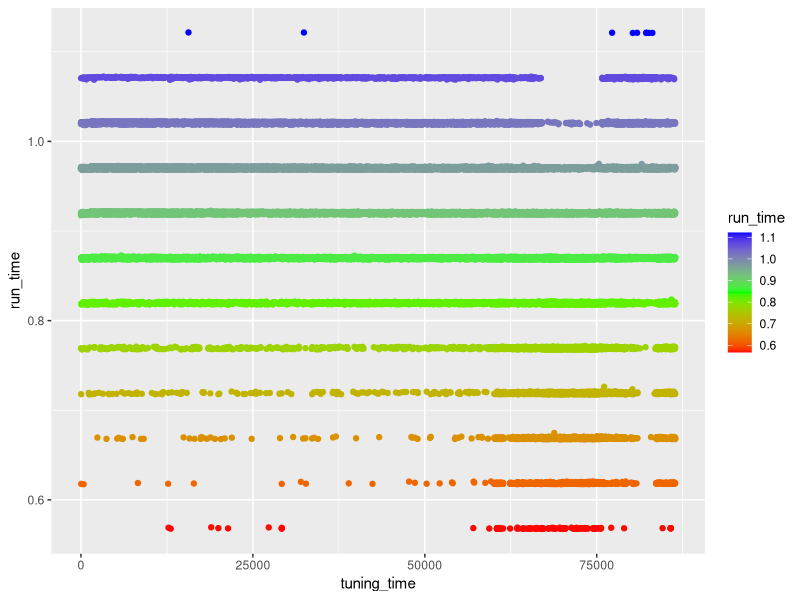

Here is the R script that generated this plot:
#!/usr/bin/Rscript

library(ggplot2)
library(reshape2)

#
# Loading Files:
#
log_all_24 <- read.table("24_short/logall.txt",header=TRUE)
#log_bst_24 <- read.table("24_short/logbest.txt",header=TRUE)
#
#log_all_12 <- read.table("12_all/logall.txt",header=TRUE)
#log_bst_12 <- read.table("12_all/logbest.txt",header=TRUE)
#
#log_all_12_headstart <- read.table("12_short_headstart/logall.txt",header=TRUE)
#log_bst_12_headstart <- read.table("12_short_headstart/logbest.txt",header=TRUE)
#
#log_all_12_beststart <- read.table("12_short_beststart/logall.txt",header=TRUE)
#log_bst_12_beststart <- read.table("12_short_beststart/logbest.txt",header=TRUE)
#
#old_benchmark <- read.table("benchmarks/old_benchmark.txt",header=TRUE)
#old_short_benchmark <- read.table("benchmarks/old_short_benchmark.txt",header=TRUE)
#
#real_benchmark <- read.table("benchmarks/benchmark_real/benchmark.txt",header=TRUE)
#real_short <- read.table("benchmarks/benchmark_real/benchmark_short.txt",header=TRUE)
##
#tuned_comparison24 <- read.table("24_short/comparison.txt",header=TRUE)
#real_tuned_comparison24 <- read.table("24_short/real_comparison.txt",header=TRUE)
#faster_tuned_comparison24 <- read.table("24_short/faster_comparison.txt",header=TRUE)
#
#headstart_comparison12 <- read.table("benchmarks/headstart_benchmark_comparison.txt",header=TRUE)

#
# Uncomment to generate all files.
#
#graph_all_24 <- qplot(log_all_24$tuning_time,log_all_24$run_time,data=log_all_24,
#                   ylab="Execution Time (seconds)",
#                   xlab="Tuning Time (seconds)", 
#                   main="Tuning Time (Only Best Solvers) vs. Execution Time over 24h (Measured by OpenTuner)")

#ggsave(file="log_all_24.png",width=7,height=4,scale=2)

graph_all_24_2 <- ggplot(log_all_24, aes(tuning_time, run_time)) +
                    geom_point(aes(colour=run_time)) +
                    scale_colour_gradientn(colours=rainbow(3))
ggsave(file="log_all_24_2.png",width=7,height=4,scale=2)

#graph_bst_24 <- qplot(log_bst_24$tuning_time,log_bst_24$run_time,
#                   geom=c("point","line"),
#                   ylab="Execution Time (seconds)",
#                   xlab="Tuning Time (seconds)",      
#                   main="Tuning Time (Only Best Solvers) vs. Best Execution Time over 24h (Measured by OpenTuner)")

#ggsave(file="log_bst_24.png",width=7,height=4,scale=2)

#graph_all_12 <- qplot(log_all_12$tuning_time,log_all_12$run_time,data=log_all_12,
#                   ylab="Execution Time (seconds)",
#                   xlab="Tuning Time (seconds)", 
#                   main="Tuning Time (All Solvers) vs. Execution Time over 12h (Measured by OpenTuner)")

#ggsave(file="log_all_12.png",width=7,height=4,scale=2)
#
#graph_bst_12 <- qplot(log_bst_12$tuning_time,log_bst_12$run_time,
##                   geom=c("point","line"),
#                   ylab="Execution Time (seconds)",
#                   xlab="Tuning Time (seconds)",      
#                   main="Tuning Time (All Solvers) vs. Best Execution Time over 12h (Measured by OpenTuner)")
#
#ggsave(file="log_bst_12.png",width=7,height=4,scale=2)
#
#graph_all_12_headstart <- qplot(log_all_12_headstart$tuning_time,log_all_12_headstart$run_time,data=log_all_12_headstart,
#                   ylab="Execution Time (seconds)",
#                   xlab="Tuning Time (seconds)", 
##                   main="Tuning Time (With Headstart, Only Best Solvers) vs. Execution Time over 12h (Measured by OpenTuner)")
#
#ggsave(file="log_all_12_headstart.png",width=7,height=4,scale=2)
#
#graph_bst_12_headstart <- qplot(log_bst_12_headstart$tuning_time,log_bst_12_headstart$run_time,
#                   geom=c("point","line"),
#                   ylab="Execution Time (seconds)",
#                   xlab="Tuning Time (seconds)",      
#                   main="Tuning Time (With Headstart, Only Best Solvers) vs. Best Execution Time over 12h (Measured by OpenTuner)")
#
#ggsave(file="log_bst_12_headstart.png",width=7,height=4,scale=2)
#
#graph_all_12_beststart <- qplot(log_all_12_beststart$tuning_time,log_all_12_beststart$run_time,data=log_all_12_beststart,
#                   ylab="Execution Time (seconds)",
#                   xlab="Tuning Time (seconds)", 
#                   main="Tuning Time (With Beststart, Only Best Solvers) vs. Execution Time over 12h (Measured by OpenTuner)")
#
#ggsave(file="log_all_12_beststart.png",width=7,height=4,scale=2)
#
#graph_bst_12_beststart <- qplot(log_bst_12_beststart$tuning_time,log_bst_12_beststart$run_time,
#                   geom=c("point","line"),
#                   ylab="Execution Time (seconds)",
#                   xlab="Tuning Time (seconds)",      
#                   main="Tuning Time (With Beststart, Only Best Solvers) vs. Best Execution Time over 12h (Measured by OpenTuner)")
#
#ggsave(file="log_bst_12_beststart.png",width=7,height=4,scale=2)
#
#graph_old_bench <- ggplot(data=melt(old_benchmark), aes(x=variable,y=value)) +
#    geom_boxplot(aes(fill=variable)) +
#    xlab("Solvers") +
#    ylab("Execution Time (seconds)") +
#    ggtitle("Execution Times Over 80 runs vs All Solvers (/usr/bin/time: sys+usr)")
#
#ggsave(file="sys_usr_all_benchmark.png",width=7,height=4,scale=2)
#
#graph_old_short <- ggplot(data=melt(old_short_benchmark), aes(x=variable,y=value)) +
#    geom_boxplot(aes(fill=variable)) +
#    xlab("Solvers") +
#    ylab("Execution Time (seconds)") +
#    ggtitle("Execution Times Over 80 runs vs Best Solvers (/usr/bin/time: sys+usr)")
#
#ggsave(file="sys_usr_bst_benchmark.png",width=7,height=4,scale=2)    
#
#graph_real_bench <- ggplot(data=melt(real_benchmark), aes(x=variable,y=value)) +
#    geom_boxplot(aes(fill=variable)) +
#    xlab("Solvers") +
#    ylab("Execution Time (seconds)") +
#    ggtitle("Execution Times Over 80 runs vs All Solvers (/usr/bin/time: real)")
#
#ggsave(file="real_all_benchmark.png",width=7,height=4,scale=2)    
#
#graph_real_short <- ggplot(data=melt(real_short), aes(x=variable,y=value)) +
#    geom_boxplot(aes(fill=variable)) +
#    xlab("Solvers") +
#    ylab("Execution Time (seconds)") +
#    ggtitle("Execution Times Over 80 runs vs Best Solvers (/usr/bin/time: real)")
#
#ggsave(file="real_bst_benchmark.png",width=7,height=4,scale=2)
#
#graph_tuned_comparison24 <- ggplot(data=melt(tuned_comparison24), aes(x=variable,y=value)) +
#    geom_boxplot(aes(fill=variable)) +
#    xlab("Solvers") +
#    ylab("Execution Time (seconds)") +
#    ggtitle("Execution Times Over 80 runs (24h) vs Best Solvers (/usr/bin/time: sys+usr)")
#
#ggsave(file="sys_usr_tuned_comparison_24.png",width=7,height=4,scale=2)
#
#graph_real_comparison24 <- ggplot(data=melt(real_tuned_comparison24), aes(x=variable,y=value)) +
#    geom_boxplot(aes(fill=variable)) +
#    xlab("Solvers") +
#    ylab("Execution Time (seconds)") +
#    ggtitle("Execution Times Over 80 runs (24h) vs Best Solvers (/usr/bin/time: real)")
#
#ggsave(file="real_tuned_comparison_24.png",width=7,height=4,scale=2)
#
#graph_faster_comparison24 <- ggplot(data=melt(faster_tuned_comparison24), aes(x=variable,y=value)) +
#    geom_boxplot(aes(fill=variable)) +
#    xlab("Solvers") +
#    ylab("Execution Time (seconds)") +
#    ggtitle("Execution Times Over 80 runs (24h) vs Best Solvers (/usr/bin/time: real)")
#
#ggsave(file="faster_real_tuned_comparison_24.png",width=7,height=4,scale=2)
#
#graph_headstart_comparison12 <- ggplot(data=melt(headstart_comparison12), aes(x=variable,y=value)) +
#    geom_boxplot(aes(fill=variable)) +
#    xlab("Solvers") +
#    ylab("Execution Time (seconds)") +
#    ggtitle("Execution Times Over 80 runs (12h) vs Best Solvers (/usr/bin/time: real)")
#
#ggsave(file="headstart_comparison_24.png",width=7,height=4,scale=2)
#
##
## Uncomment for visualization in R interpreter.
##
##print(graph_all_24)
##readline("plot done\n")
##print(graph_all_12)
##readline("plot done\n")
##print(graph_bst_24)
##readline("plot done\n")
#print(graph_bst_12)
#readline("plot done\n")
#print(graph_old_bench)
#readline("plot done\n")
#print(graph_real_bench)
#readline("plot done\n")
#print(graph_old_short)
#readline("plot done\n")
#print(graph_real_short)
#readline("plot done\n")
#print(graph_tuned_comparison24)
#readline("plot done\n")
#print(graph_real_comparison24)
#readline("plot done\n")
#print(graph_faster_comparison24)
#readline("plot done\n")
#
#
